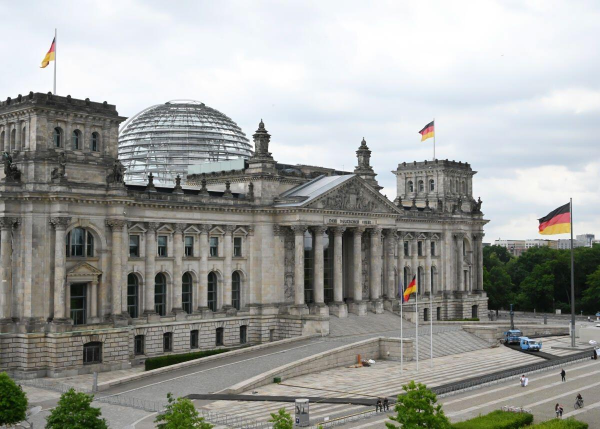
#> input picture data/images/extracted/page_21_1_Im1.jpg, 1200 x 857 px, found by its file name (shown at 1/2 size)
$ python build_question_image_assets.py
#> lines starting #> are read from the running program, lines starting #| are printed output that depends on the picture
#!/usr/bin/env python3
from pathlib import Path

from PIL import Image, ImageDraw, ImageFont


SRC_DIR = Path('data/images/extracted')
OUT_DIR = Path('data/images/questions')


def fit_image(img: Image.Image, max_size: tuple[int, int]) -> Image.Image:
    copy = img.copy()
    copy.thumbnail(max_size, Image.Resampling.LANCZOS)
    return copy


def draw_labeled_grid(src_paths: list[Path], out_path: Path) -> None:
    OUT_DIR.mkdir(parents=True, exist_ok=True)
    cell_w = 320
    cell_h = 320
    pad = 24
    top_pad = 56
    cols = 2
    rows = 2
    canvas = Image.new('RGB', (cols * cell_w + pad * 3, rows * cell_h + pad * 3), 'white')
    draw = ImageDraw.Draw(canvas)
    font = ImageFont.load_default()

    for idx, src in enumerate(src_paths, start=1):
        img = Image.open(src).convert('RGBA')
        fitted = fit_image(img, (cell_w - 40, cell_h - 82))
        col = (idx - 1) % cols
        row = (idx - 1) // cols
        x = pad + col * (cell_w + pad)
        y = pad + row * (cell_h + pad)

        draw.rounded_rectangle((x, y, x + cell_w, y + cell_h), radius=18, outline='#d9e3e7', width=2, fill='#f8fbfb')
        label = str(idx)
        bbox = draw.textbbox((0, 0), label, font=font)
        label_w = bbox[2] - bbox[0]
        label_h = bbox[3] - bbox[1]
        label_x = x + (cell_w - label_w) // 2
        label_y = y + 18
        draw.text((label_x, label_y), label, fill='#223741', font=font)

        img_x = x + (cell_w - fitted.width) // 2
        img_y = y + top_pad + (cell_h - top_pad - fitted.height) // 2
        canvas.paste(fitted, (img_x, img_y), fitted)

    canvas.save(out_path, quality=95)


def copy_question_image(src_path: Path, out_path: Path) -> None:
    OUT_DIR.mkdir(parents=True, exist_ok=True)
    img = Image.open(src_path).convert('RGB')
#> img is the input picture: PIL image 1200x857 RGB; mean R, G, B 157.4, 158.9, 155.2
    img.save(out_path, quality=95)


def main() -> None:
    copy_question_image(SRC_DIR / 'page_21_1_Im1.jpg', OUT_DIR / 'general_55_question.jpg')
    copy_question_image(SRC_DIR / 'page_27_1_Im1.png', OUT_DIR / 'general_70_question.png')
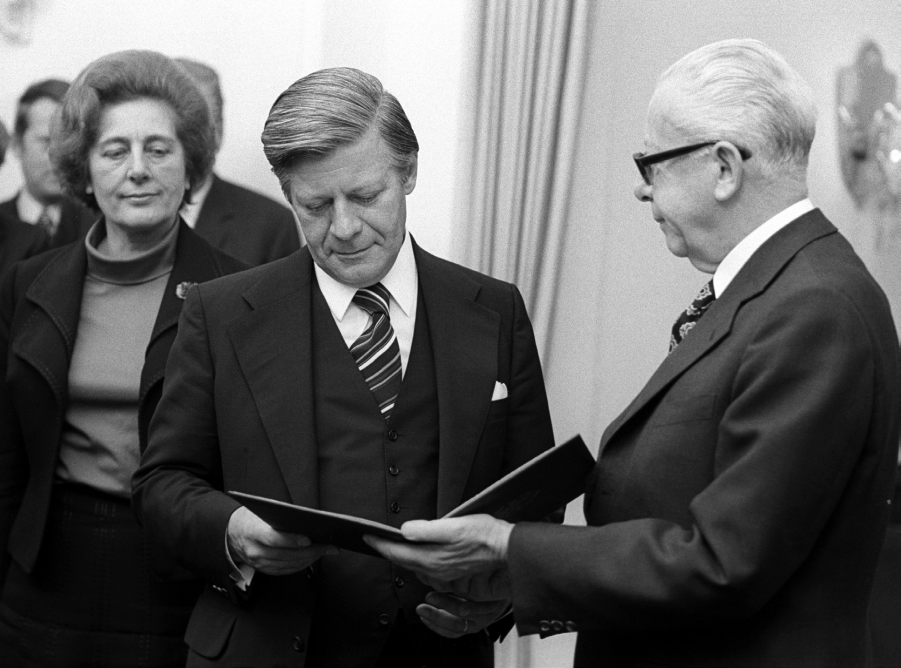
#> input picture data/images/extracted/page_27_1_Im1.png, 1801 x 1336 px, found by its file name (shown at 1/2 size)
#> in copy_question_image, img is the input picture: PIL image 1801x1336 RGB; min 0, max 255, mean 97.3
    copy_question_image(SRC_DIR / 'page_48_1_Im1.png', OUT_DIR / 'general_130_question.png')
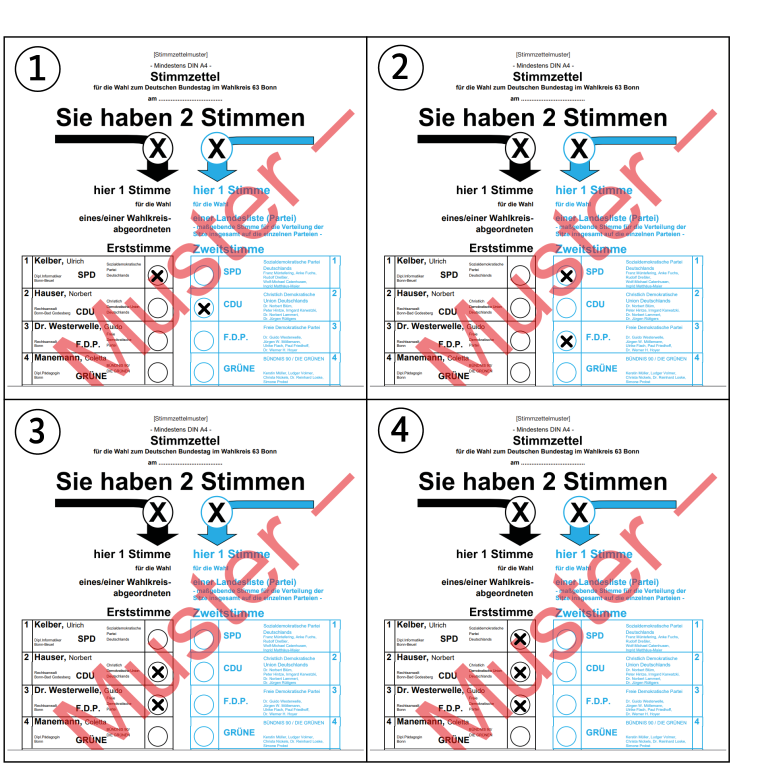
#> input picture data/images/extracted/page_48_1_Im1.png, 2342 x 2309 px, found by its file name (shown at 1/3 size)
    copy_question_image(SRC_DIR / 'page_64_1_Im1.jp2', OUT_DIR / 'general_176_question.png')
    copy_question_image(SRC_DIR / 'page_67_1_Im1.jpg', OUT_DIR / 'general_181_question.jpg')
    copy_question_image(SRC_DIR / 'page_70_1_Im1.png', OUT_DIR / 'general_187_question.png')
    copy_question_image(SRC_DIR / 'page_81_1_Im1.jpg', OUT_DIR / 'general_216_question.jpg')
    copy_question_image(SRC_DIR / 'page_88_1_Im1.jpg', OUT_DIR / 'general_235_question.jpg')
    copy_question_image(SRC_DIR / 'page_125_1_Im1.jp2', OUT_DIR / 'berlin_8_question.png')

    draw_labeled_grid(
        [
            SRC_DIR / 'page_9_1_Im1.png',
            SRC_DIR / 'page_9_2_Im2.png',
            SRC_DIR / 'page_9_3_Im3.png',
            SRC_DIR / 'page_9_4_Im4.png',
        ],
        OUT_DIR / 'general_21_question.png',
    )
    draw_labeled_grid(
        [
            SRC_DIR / 'page_78_1_Im1.png',
            SRC_DIR / 'page_78_2_Im2.png',
            SRC_DIR / 'page_78_3_Im3.png',
            SRC_DIR / 'page_78_4_Im4.png',
        ],
        OUT_DIR / 'general_209_question.png',
    )
    draw_labeled_grid(
        [
            SRC_DIR / 'page_85_1_Im1.png',
            SRC_DIR / 'page_85_2_Im2.jpg',
            SRC_DIR / 'page_85_3_Im3.jpg',
            SRC_DIR / 'page_85_4_Im4.jpg',
        ],
        OUT_DIR / 'general_226_question.png',
    )
    draw_labeled_grid(
        [
            SRC_DIR / 'page_122_1_Im1.png',
            SRC_DIR / 'page_122_2_Im2.png',
            SRC_DIR / 'page_122_3_Im3.png',
            SRC_DIR / 'page_122_4_Im4.png',
        ],
        OUT_DIR / 'berlin_1_question.png',
    )
    print('Built question image assets')


if __name__ == '__main__':
#> (the run stopped early here; a loop or call above may not have finished)
